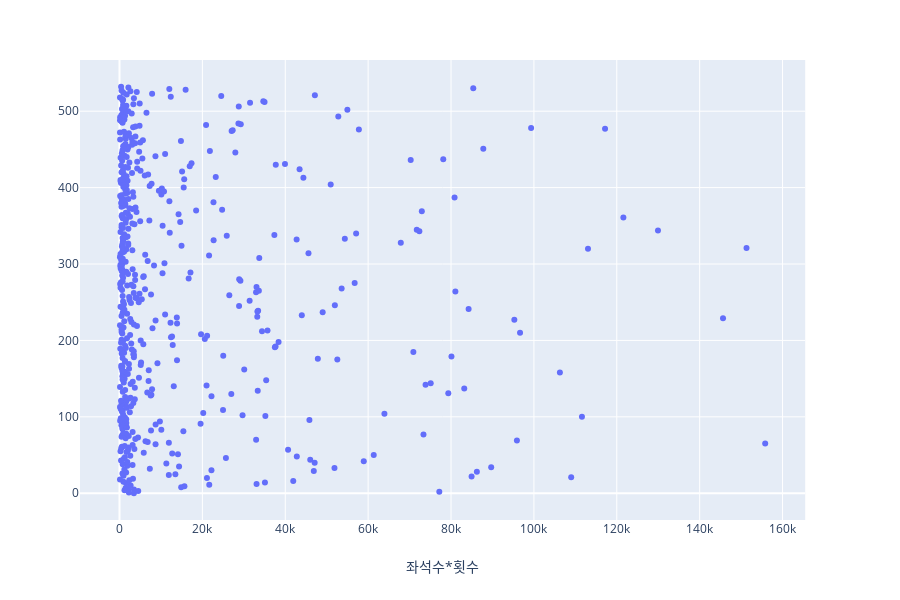

Notebook code for this chart:
### Code cell
fig = px.scatter(by_film_prime, x="좌석수*횟수")
fig.show()

### Figure 1 — Plotly figure (JSON) as saved in the notebook; plotly's stock layout.template omitted (floating-point values rounded to 4 significant figures; data arrays with more than 128 entries replaced by an {"elided": "..."} marker saying what was removed)
{"data": [{"hoverlabel": {"namelength": 0}, "hovertemplate": "좌석수*횟수=%{x}", "legendgroup": "", "marker": {"color": "#636efa", "symbol": "circle"}, "mode": "markers", "name": "", "showlegend": false, "type": "scatter", "x": {"elided": "533 int values"}, "xaxis": "x", "yaxis": "y"}], "layout": {"height": 600, "legend": {"tracegroupgap": 0}, "margin": {"t": 60}, "xaxis": {"anchor": "y", "domain": [0, 0.98], "title": {"text": "좌석수*횟수"}}, "yaxis": {"anchor": "x", "domain": [0, 1]}}}
